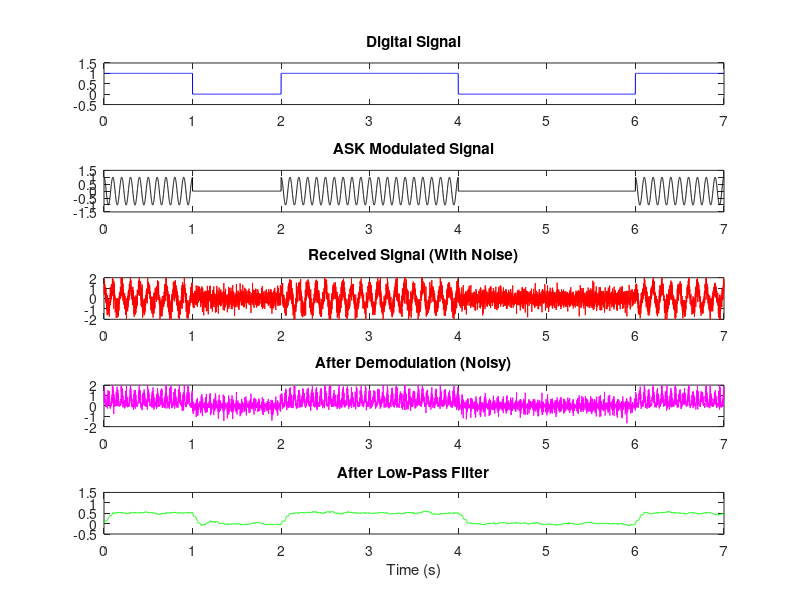

This figure's MATLAB source:
clc; clear; close all;

bit_seq = [1 0 1 1 0 0 1];
bit_rate = 1;
Tb = 1/bit_rate;
Fs = 1000;
Fc = 10;
t = 0:1/Fs:length(bit_seq)-1/Fs;

digital_signal = repelem(bit_seq, Fs);
carrier = cos(2*pi*Fc*t);
ask_modulated = digital_signal .* carrier;
noisy_signal = ask_modulated + 0.5*randn(size(t));
demodulated = noisy_signal .* carrier;
LPF_order = 100;
lpf = ones(1, LPF_order)/LPF_order;
filtered_signal = filter(lpf, 1, demodulated);

figure;

subplot(5,1,1);
plot(t, digital_signal, 'b');
title('Digital Signal');
ylim([-0.5 1.5]);

subplot(5,1,2);
plot(t, ask_modulated, 'k');
title('ASK Modulated Signal');
ylim([-1.5 1.5]);

subplot(5,1,3);
plot(t, noisy_signal, 'r');
title('Received Signal (With Noise)');
ylim([-2 2]);

subplot(5,1,4);
plot(t, demodulated, 'm');
title('After Demodulation (Noisy)');
ylim([-2 2]);

subplot(5,1,5);
plot(t, filtered_signal, 'g');
title('After Low-Pass Filter');
xlabel('Time (s)');
ylim([-0.5 1.5]);